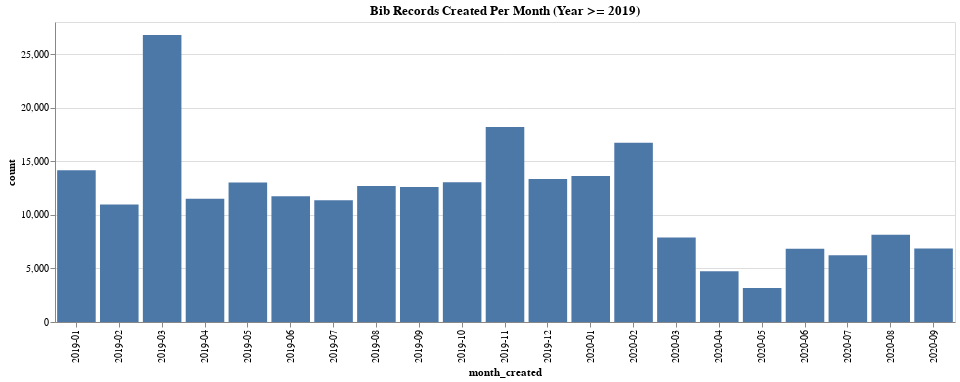

Notebook code cell kept with this figure:
### Markdown cell above
Well, that's not very useful! ...

### Plot Filtered Data (**Pandas** DataFrame Filter)

It's fairly easy to filter a DataFrame by values in a column:

### Code cell
source = df[ df['month_created'] >= '2019' ]

alt.Chart(source).mark_bar().encode(
    x='month_created:O',
    y='count'
).properties(
    title='Bib Records Created Per Month (Year >= 2019)',
    width=900
)

### Figure 1 — Vega-Lite specification as saved in the notebook (floating-point values rounded to 4 significant figures)
{"config": {"view": {"continuousWidth": 400, "continuousHeight": 300}}, "data": {"name": "data-2f3d0a0fa759d5f2e117e1affddec807"}, "mark": "bar", "encoding": {"x": {"type": "ordinal", "field": "month_created"}, "y": {"type": "quantitative", "field": "count"}}, "title": "Bib Records Created Per Month (Year >= 2019)", "width": 900, "$schema": "https://vega.github.io/schema/vega-lite/v4.8.1.json", "datasets": {"data-2f3d0a0fa759d5f2e117e1affddec807": [{"month_created": "2019-01", "count": 14169}, {"month_created": "2019-02", "count": 10967}, {"month_created": "2019-03", "count": 26779}, {"month_created": "2019-04", "count": 11502}, {"month_created": "2019-05", "count": 13022}, {"month_created": "2019-06", "count": 11740}, {"month_created": "2019-07", "count": 11357}, {"month_created": "2019-08", "count": 12688}, {"month_created": "2019-09", "count": 12592}, {"month_created": "2019-10", "count": 13048}, {"month_created": "2019-11", "count": 18204}, {"month_created": "2019-12", "count": 13353}, {"month_created": "2020-01", "count": 13636}, {"month_created": "2020-02", "count": 16741}, {"month_created": "2020-03", "count": 7876}, {"month_created": "2020-04", "count": 4737}, {"month_created": "2020-05", "count": 3168}, {"month_created": "2020-06", "count": 6827}, {"month_created": "2020-07", "count": 6235}, {"month_created": "2020-08", "count": 8153}, {"month_created": "2020-09", "count": 6860}]}}
